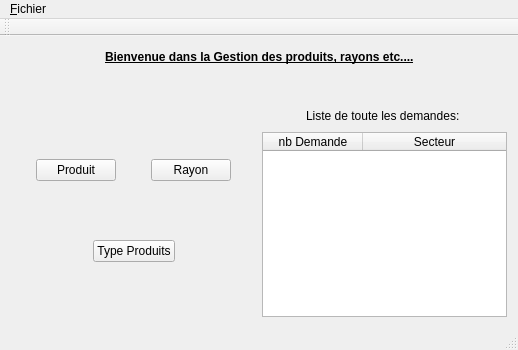
<?xml version="1.0" encoding="UTF-8"?>
<ui version="4.0">
 <class>MainWindow</class>
 <widget class="QMainWindow" name="MainWindow">
  <property name="geometry">
   <rect>
    <x>0</x>
    <y>0</y>
    <width>518</width>
    <height>350</height>
   </rect>
  </property>
  <property name="windowTitle">
   <string>Gestion Back Office</string>
  </property>
  <property name="windowIcon">
   <iconset resource="nWBackOffice.qrc">
    <normaloff>:/icones/mesIcones/iconMainWindow.png</normaloff>:/icones/mesIcones/iconMainWindow.png</iconset>
  </property>
  <widget class="QWidget" name="centralWidget">
   <layout class="QVBoxLayout" name="verticalLayout_3">
    <item>
     <layout class="QHBoxLayout" name="horizontalLayout">
      <item>
       <spacer name="horizontalSpacer">
        <property name="orientation">
         <enum>Qt::Horizontal</enum>
        </property>
        <property name="sizeHint" stdset="0">
         <size>
          <width>40</width>
          <height>20</height>
         </size>
        </property>
       </spacer>
      </item>
      <item>
       <widget class="QLabel" name="labelTitre">
        <property name="font">
         <font>
          <weight>75</weight>
          <bold>true</bold>
          <underline>true</underline>
         </font>
        </property>
        <property name="text">
         <string>Bienvenue dans la Gestion des produits, rayons etc....</string>
        </property>
       </widget>
      </item>
      <item>
       <spacer name="horizontalSpacer_2">
        <property name="orientation">
         <enum>Qt::Horizontal</enum>
        </property>
        <property name="sizeHint" stdset="0">
         <size>
          <width>40</width>
          <height>20</height>
         </size>
        </property>
       </spacer>
      </item>
     </layout>
    </item>
    <item>
     <spacer name="verticalSpacer">
      <property name="orientation">
       <enum>Qt::Vertical</enum>
      </property>
      <property name="sizeHint" stdset="0">
       <size>
        <width>20</width>
        <height>40</height>
       </size>
      </property>
     </spacer>
    </item>
    <item>
     <layout class="QHBoxLayout" name="horizontalLayout_5">
      <item>
       <layout class="QVBoxLayout" name="verticalLayout">
        <item>
         <layout class="QHBoxLayout" name="horizontalLayout_2">
          <property name="leftMargin">
           <number>25</number>
          </property>
          <property name="rightMargin">
           <number>25</number>
          </property>
          <item>
           <widget class="QPushButton" name="pushButtonProduit">
            <property name="text">
             <string>Produit</string>
            </property>
            <property name="icon">
             <iconset resource="nWBackOffice.qrc">
              <normaloff>:/icones/mesIcones/iconProduit.png</normaloff>:/icones/mesIcones/iconProduit.png</iconset>
            </property>
           </widget>
          </item>
          <item>
           <spacer name="horizontalSpacer_4">
            <property name="orientation">
             <enum>Qt::Horizontal</enum>
            </property>
            <property name="sizeHint" stdset="0">
             <size>
              <width>40</width>
              <height>20</height>
             </size>
            </property>
           </spacer>
          </item>
          <item>
           <widget class="QPushButton" name="pushButtonRayon">
            <property name="text">
             <string>Rayon</string>
            </property>
            <property name="icon">
             <iconset resource="nWBackOffice.qrc">
              <normaloff>:/icones/mesIcones/iconCaddie.png</normaloff>:/icones/mesIcones/iconCaddie.png</iconset>
            </property>
           </widget>
          </item>
         </layout>
        </item>
        <item>
         <layout class="QHBoxLayout" name="horizontalLayout_3">
          <item>
           <spacer name="horizontalSpacer_3">
            <property name="orientation">
             <enum>Qt::Horizontal</enum>
            </property>
            <property name="sizeHint" stdset="0">
             <size>
              <width>40</width>
              <height>20</height>
             </size>
            </property>
           </spacer>
          </item>
          <item>
           <widget class="QPushButton" name="pushButtonTypeProduits">
            <property name="text">
             <string>Type Produits</string>
            </property>
            <property name="icon">
             <iconset resource="nWBackOffice.qrc">
              <normaloff>:/icones/mesIcones/iconTypeProd.png</normaloff>:/icones/mesIcones/iconTypeProd.png</iconset>
            </property>
           </widget>
          </item>
          <item>
           <spacer name="horizontalSpacer_5">
            <property name="orientation">
             <enum>Qt::Horizontal</enum>
            </property>
            <property name="sizeHint" stdset="0">
             <size>
              <width>40</width>
              <height>20</height>
             </size>
            </property>
           </spacer>
          </item>
         </layout>
        </item>
       </layout>
      </item>
      <item>
       <layout class="QVBoxLayout" name="verticalLayout_2">
        <item>
         <layout class="QHBoxLayout" name="horizontalLayout_4">
          <item>
           <spacer name="horizontalSpacer_6">
            <property name="orientation">
             <enum>Qt::Horizontal</enum>
            </property>
            <property name="sizeHint" stdset="0">
             <size>
              <width>40</width>
              <height>20</height>
             </size>
            </property>
           </spacer>
          </item>
          <item>
           <widget class="QLabel" name="labelListeDemande">
            <property name="text">
             <string>Liste de toute les demandes: </string>
            </property>
           </widget>
          </item>
          <item>
           <spacer name="horizontalSpacer_7">
            <property name="orientation">
             <enum>Qt::Horizontal</enum>
            </property>
            <property name="sizeHint" stdset="0">
             <size>
              <width>40</width>
              <height>20</height>
             </size>
            </property>
           </spacer>
          </item>
         </layout>
        </item>
        <item>
         <widget class="QTableWidget" name="tableWidgetnbDemande">
          <property name="editTriggers">
           <set>QAbstractItemView::NoEditTriggers</set>
          </property>
          <property name="selectionMode">
           <enum>QAbstractItemView::NoSelection</enum>
          </property>
          <property name="selectionBehavior">
           <enum>QAbstractItemView::SelectItems</enum>
          </property>
          <attribute name="horizontalHeaderStretchLastSection">
           <bool>true</bool>
          </attribute>
          <attribute name="verticalHeaderVisible">
           <bool>false</bool>
          </attribute>
          <attribute name="verticalHeaderCascadingSectionResizes">
           <bool>true</bool>
          </attribute>
          <column>
           <property name="text">
            <string>nb Demande</string>
           </property>
          </column>
          <column>
           <property name="text">
            <string>Secteur</string>
           </property>
          </column>
         </widget>
        </item>
       </layout>
      </item>
     </layout>
    </item>
   </layout>
  </widget>
  <widget class="QMenuBar" name="menuBar">
   <property name="geometry">
    <rect>
     <x>0</x>
     <y>0</y>
     <width>518</width>
     <height>27</height>
    </rect>
   </property>
   <widget class="QMenu" name="menuFichier">
    <property name="title">
     <string>&amp;Fichier</string>
    </property>
   </widget>
   <addaction name="menuFichier"/>
  </widget>
  <widget class="QToolBar" name="mainToolBar">
   <attribute name="toolBarArea">
    <enum>TopToolBarArea</enum>
   </attribute>
   <attribute name="toolBarBreak">
    <bool>false</bool>
   </attribute>
  </widget>
  <widget class="QStatusBar" name="statusBar"/>
  <action name="action_Deconnection">
   <property name="text">
    <string>&amp;Deconnection</string>
   </property>
  </action>
 </widget>
 <layoutdefault spacing="6" margin="11"/>
 <resources>
  <include location="nWBackOffice.qrc"/>
 </resources>
 <connections/>
</ui>
